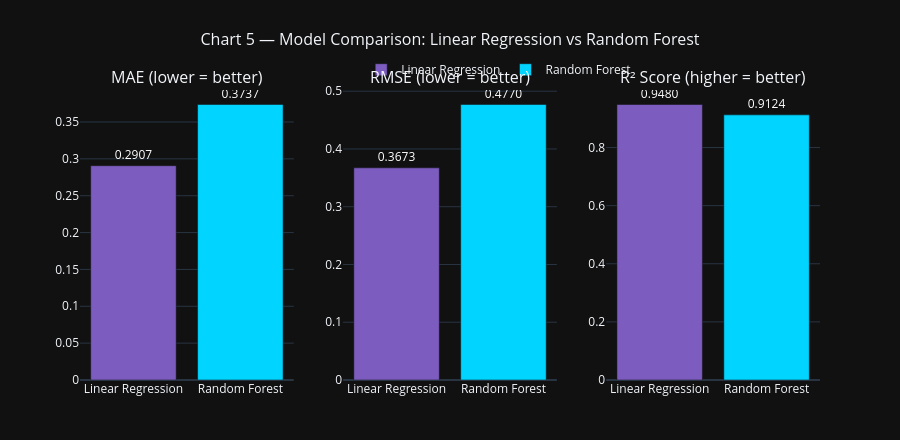

Notebook cell for this chart:
### Code cell
# Chart 5 — Model Comparison (MAE / RMSE / R²)
fig5 = make_subplots(rows=1, cols=3,
    subplot_titles=['MAE (lower = better)', 'RMSE (lower = better)', 'R² Score (higher = better)'])

colors_map = {'Linear Regression': ACCENT, 'Random Forest': CYAN}
metrics    = [('MAE', 'MAE', 1e6), ('RMSE', 'RMSE', 1e6), ('R2 Score', 'R2', 1)]

for col_idx, (label, key, divisor) in enumerate(metrics, start=1):
    for result in [lr, rf]:
        val = result[key] / divisor
        fig5.add_trace(go.Bar(
            x=[result['name']], y=[val],
            name=result['name'],
            marker_color=colors_map[result['name']],
            showlegend=(col_idx == 1),
            text=[f'{val:.4f}'], textposition='outside', textfont=dict(color='white'),
            hovertemplate=f'<b>{result["name"]}</b><br>{label}: %{{y:.4f}}<extra></extra>',
        ), row=1, col=col_idx)

fig5.update_layout(
    template=THEME,
    title=dict(text='Chart 5 — Model Comparison: Linear Regression vs Random Forest',
               font=dict(size=16), x=0.5),
    height=440, barmode='group',
    margin=dict(t=90, b=60),
    legend=dict(x=0.38, y=1.12, orientation='h'),
)
fig5.show()

### Figure 1 — Plotly figure (JSON) as saved in the notebook; plotly's stock layout.template omitted (floating-point values rounded to 4 significant figures)
{"data": [{"hovertemplate": "<b>Linear Regression</b><br>MAE: %{y:.4f}<extra></extra>", "marker": {"color": "#7c5cbf"}, "name": "Linear Regression", "showlegend": true, "text": ["0.2907"], "textfont": {"color": "white"}, "textposition": "outside", "type": "bar", "x": ["Linear Regression"], "xaxis": "x", "y": [0.2907], "yaxis": "y"}, {"hovertemplate": "<b>Random Forest</b><br>MAE: %{y:.4f}<extra></extra>", "marker": {"color": "#00d4ff"}, "name": "Random Forest", "showlegend": true, "text": ["0.3737"], "textfont": {"color": "white"}, "textposition": "outside", "type": "bar", "x": ["Random Forest"], "xaxis": "x", "y": [0.3737], "yaxis": "y"}, {"hovertemplate": "<b>Linear Regression</b><br>RMSE: %{y:.4f}<extra></extra>", "marker": {"color": "#7c5cbf"}, "name": "Linear Regression", "showlegend": false, "text": ["0.3673"], "textfont": {"color": "white"}, "textposition": "outside", "type": "bar", "x": ["Linear Regression"], "xaxis": "x2", "y": [0.3673], "yaxis": "y2"}, {"hovertemplate": "<b>Random Forest</b><br>RMSE: %{y:.4f}<extra></extra>", "marker": {"color": "#00d4ff"}, "name": "Random Forest", "showlegend": false, "text": ["0.4770"], "textfont": {"color": "white"}, "textposition": "outside", "type": "bar", "x": ["Random Forest"], "xaxis": "x2", "y": [0.477], "yaxis": "y2"}, {"hovertemplate": "<b>Linear Regression</b><br>R2 Score: %{y:.4f}<extra></extra>", "marker": {"color": "#7c5cbf"}, "name": "Linear Regression", "showlegend": false, "text": ["0.9480"], "textfont": {"color": "white"}, "textposition": "outside", "type": "bar", "x": ["Linear Regression"], "xaxis": "x3", "y": [0.948], "yaxis": "y3"}, {"hovertemplate": "<b>Random Forest</b><br>R2 Score: %{y:.4f}<extra></extra>", "marker": {"color": "#00d4ff"}, "name": "Random Forest", "showlegend": false, "text": ["0.9124"], "textfont": {"color": "white"}, "textposition": "outside", "type": "bar", "x": ["Random Forest"], "xaxis": "x3", "y": [0.9124], "yaxis": "y3"}], "layout": {"annotations": [{"font": {"size": 16}, "showarrow": false, "text": "MAE (lower = better)", "x": 0.1444, "xanchor": "center", "xref": "paper", "y": 1, "yanchor": "bottom", "yref": "paper"}, {"font": {"size": 16}, "showarrow": false, "text": "RMSE (lower = better)", "x": 0.5, "xanchor": "center", "xref": "paper", "y": 1, "yanchor": "bottom", "yref": "paper"}, {"font": {"size": 16}, "showarrow": false, "text": "R² Score (higher = better)", "x": 0.8556, "xanchor": "center", "xref": "paper", "y": 1, "yanchor": "bottom", "yref": "paper"}], "barmode": "group", "height": 440, "legend": {"orientation": "h", "x": 0.38, "y": 1.12}, "margin": {"b": 60, "t": 90}, "title": {"font": {"size": 16}, "text": "Chart 5 — Model Comparison: Linear Regression vs Random Forest", "x": 0.5}, "xaxis": {"anchor": "y", "domain": [0, 0.2889]}, "xaxis2": {"anchor": "y2", "domain": [0.3556, 0.6444]}, "xaxis3": {"anchor": "y3", "domain": [0.7111, 1]}, "yaxis": {"anchor": "x", "domain": [0, 1]}, "yaxis2": {"anchor": "x2", "domain": [0, 1]}, "yaxis3": {"anchor": "x3", "domain": [0, 1]}}}
